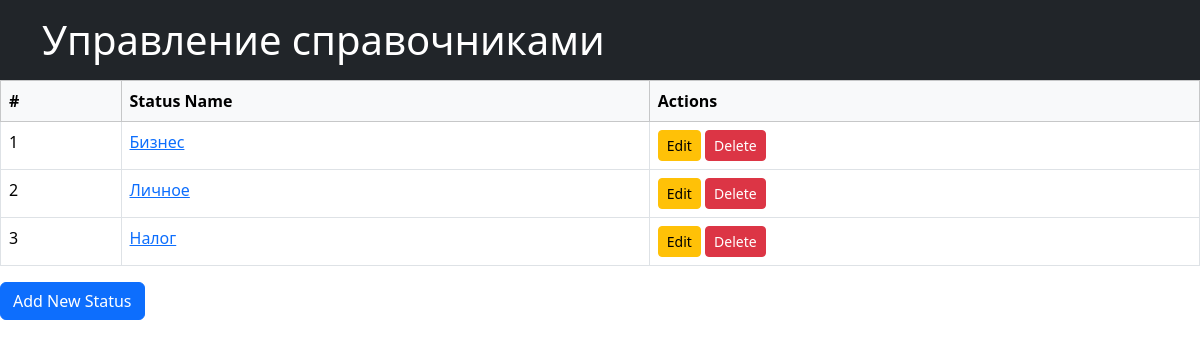
The page /additional/status_list/ on the database its author committed.
### RecordApp/models.py (models this page shows, shortened)
class Status(models.Model):
    status_name = models.CharField(max_length=64, unique=True)
    class Meta:
        db_table = "statuses"
        verbose_name = "Статус"
        verbose_name_plural = "Статусы"

### RecordApp/views.py (the view)
# urls.py: path('additional/status_list/', status_list_view, name="status_list"),
def status_list_view(request):
    statuses = Status.objects.all()
    context = {
        "statuses": statuses
    }
    return render(request, "status_list.html", context=context)

### templates/status_list.html (shortened to what this page needs)
{% extends 'base.html' %}
{% block content %}
    {% if statuses %}
      <table class="table table-bordered table-hover">
        <thead class="table-light">
          <tr>
            <th scope="col">#</th>
            <th scope="col">Status Name</th>
            <th scope="col">Actions</th>
          </tr>
        </thead>
        <tbody>
          {% for status in statuses %}
            <tr id="status-{{ status.id }}">
                <td>{{ forloop.counter }}</td>
                <td>
                  <a href="{% url 'status_detail' status.id %}">
                    {{ status.status_name }}
                  </a>
                </td>
                <td>
                    <a href="{% url 'status_edit' status.id %}" class="btn btn-warning btn-sm">
                         Edit
                    </a>
                    <form action="{% url 'status_delete' status.id %}" method="POST" style="display:inline;">
                        <button type="submit" class="btn btn-danger btn-sm">
                             Delete
                        </button>
                    </form>
                </td>
            </tr>
          {% endfor %}
        </tbody>
      </table>
    {% else %}
      <p>No statuses found.</p>
    {% endif %}
    <div class="mb-4">
        <a href="{% url 'status_create' %}" class="btn btn-primary">Add New Status</a>
    </div>
{% endblock %}

### rows shown on the page
Status: status_name "Бизнес"
Status: status_name "Личное"
Status: status_name "Налог"
